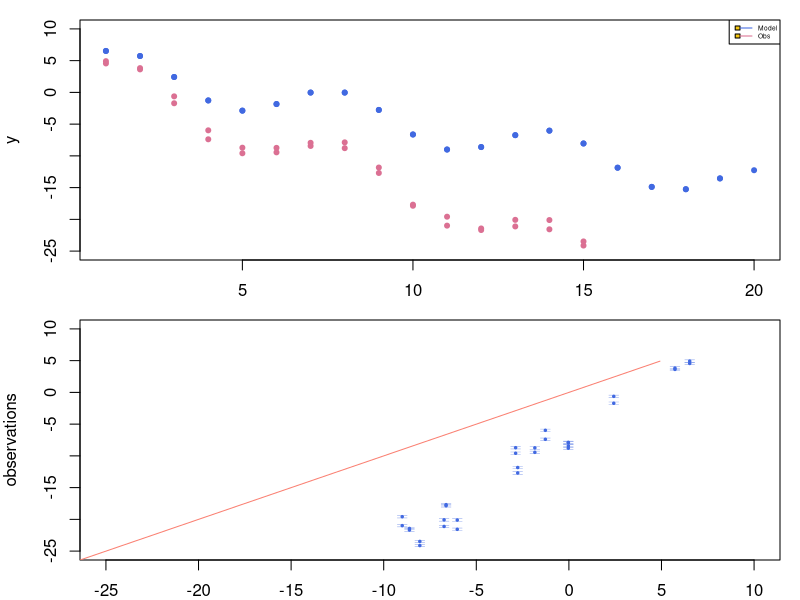
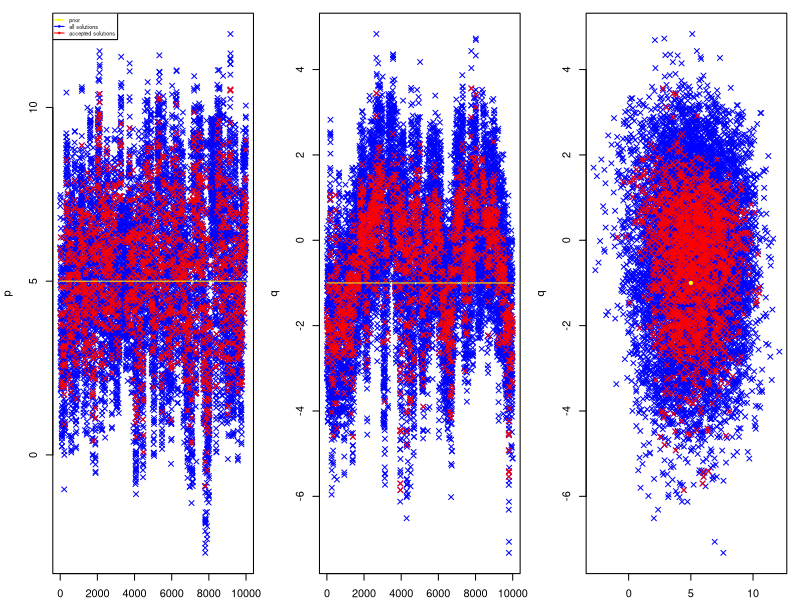
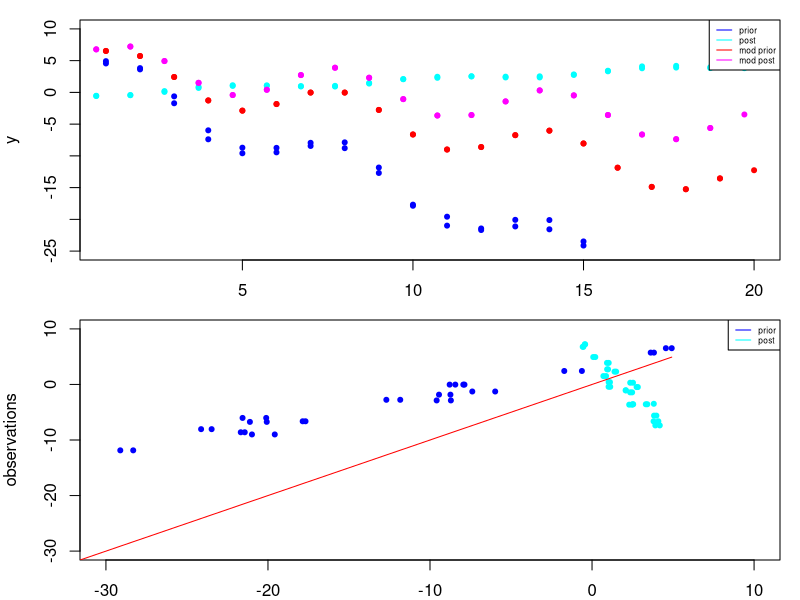
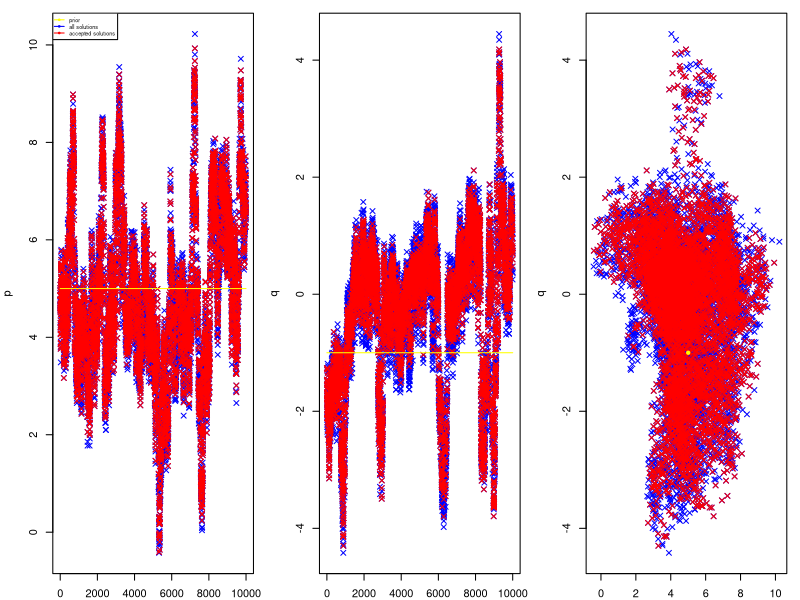
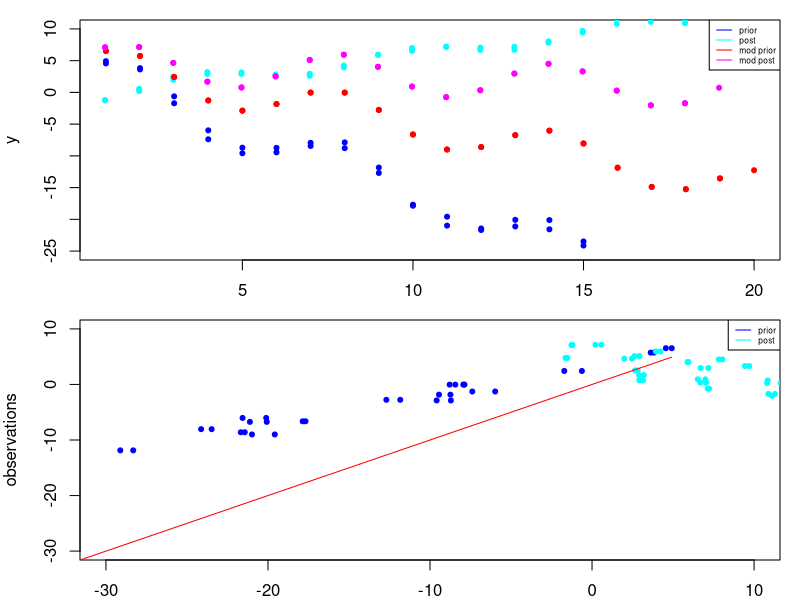
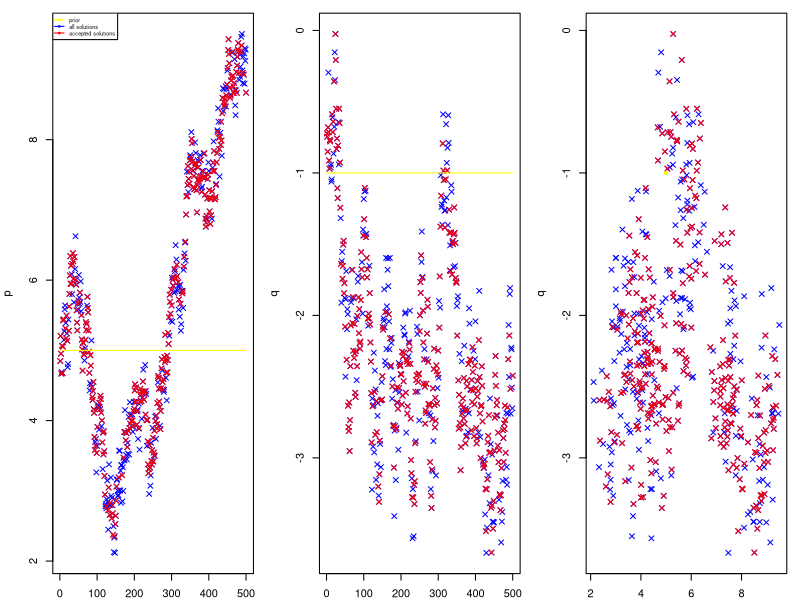
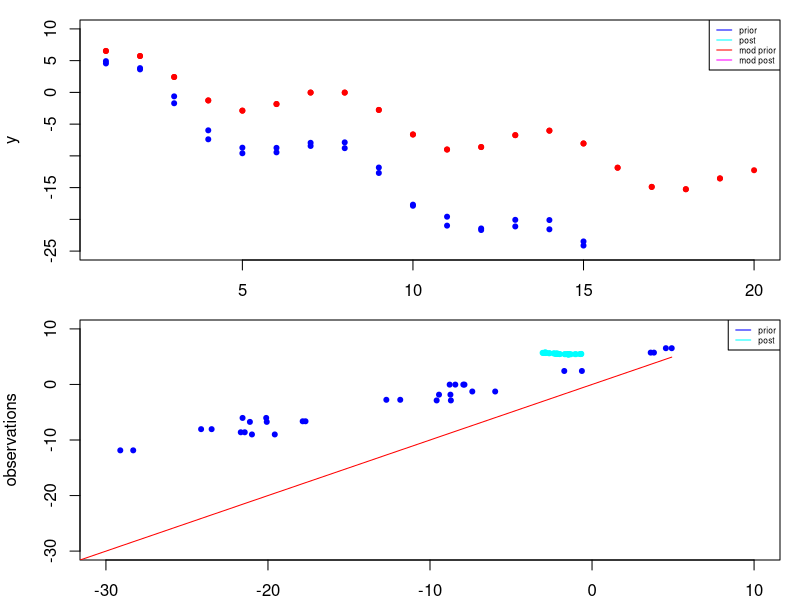
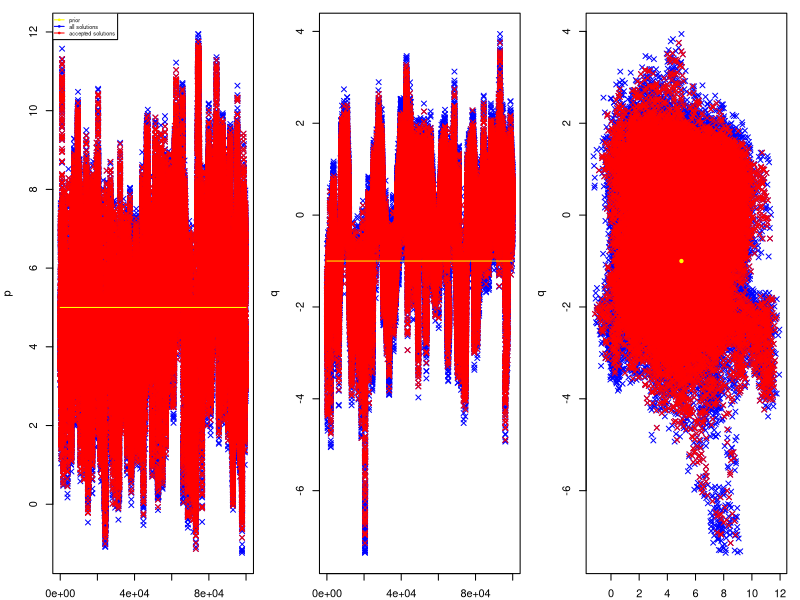

Reproduce these figures in R, in order.
## ---- chunk 1
require(lubridate)
require(tidyverse)
require(purrr)
## ---- chunk 2
x = c(1:20, 19:1)
x_err = 2
## ---- chunk 3
p = 5
p_err = 2
q = -1
q_err = 2

## ---- chunk 4
y_obs = 3 * sin(x) - 2 * x + 4 + rnorm(length(x), 0, 1)
y_obs_rerr = 0.2

## ---- chunk 5
test_model = function(x,p,q){ 
  return(3 * sin(x) + x * q + p)
}
y_mod = test_model(x,p,q)
model_rerr = 0.1

## ---- chunk 6
compare_obs_model = function(obs,obs_rerr,model){
  par(mar=c(2,4,1,1)) 
  par(mfrow=c(2,1))
  plot(x,model,ylab="y",pch=20,col="royalblue", ylim = c(-25, 10))
  points(x,obs,ylab="y",pch=20,col="palevioletred")
  legend("topright", 1, 95, legend=c("Model", "Obs"),
       col=c("royalblue", "palevioletred"), lty=1, cex=0.4)
  plot(model,obs,ylab="observations",xlab="model",pch=20,col="royalblue", xlim = c(-25,10), ylim = c(-25, 10), cex = 0.5)
  lines(obs,obs,col="salmon")
  arrows(x0=model, y0=obs-obs_rerr, x1=model, y1=obs+obs_rerr, code=3, col="royalblue", lwd=0.3, angle=90, length=0.05)
  rmse = (sum((obs-model)**2)/length(obs))**0.5
  print(paste0("RMSE: ",rmse))
}

y_mod = test_model(x,p,q)
compare_obs_model(y_obs,y_obs_rerr,y_mod)

## ---- chunk 7
n_iterations = 10000

#helpers
gaussian_prob = function(x,m=0,s=1){
  res = exp( -0.5 * ((x-m)/s)**2 )
  if (length(res)>1){ 
    res = mean(res)
  }
  return(res)
}

# create result space
result_space = function(variable){
variable_i = matrix(nrow=n_iterations,ncol=length(variable),-1)
return(variable_i)
}

# compare the post and prior value with plots
compare_post_prior = function(x,y_obs,y_mod,x_post,y_post,y_mod_post){
  par(mar=c(2,4,1,1)) 
  par(mfrow=c(2,1))
 # plot x vs y, prior and post
  plot(x,y_obs,xlab="x",ylab="y",pch=20,lty=1,col="blue",ylim=c(-25,10))
  points(x_post,y_post,pch=20,col="cyan")
  points(x,y_mod,pch=20,col="red")
  points(x_post,y_mod_post,pch=20,col="magenta")
  legend("topright", legend=c("prior","post","mod prior","mod post"),
       col=c("blue", "cyan","red", "magenta"), lty=1, cex=0.5)
  #  1:1 plot
  plot(y_obs,y_mod,ylab="observations",xlab="model",pch=20,col="blue",xlim = c(-30,10), ylim=c(-30,10))
  points(y_post,y_mod_post,pch=20,col="cyan")
  lines(y_obs,y_obs,col="red")
  legend("topright", legend=c("prior","post"),col=c("blue", "cyan"), lty=1, cex=0.5)
  # print RMSE
  rmse = (sum((y_obs-y_mod)**2)/length(y_obs))**0.5
  print(paste0("RMSE prior: ",rmse))
  rmse = (sum((y_post-y_mod_post)**2)/length(y_post))**0.5
  print(paste0("RMSE posterior: ",rmse))
}


## ---- chunk 8
# Main MCMC function
MCMC = function(
    x, x_err,
    y_obs, y_obs_rerr,
    p,p_err,
    q,q_err,
    test_model, model_rerr,
    step_length = NaN, 
    n_iterations = NaN
){
  # Set parameters of the MCMC
  step_length = step_length
  n_iterations = n_iterations

  # Starting point 
  prev_x = x
  prev_y = y_obs
  prev_p = p
  prev_q = q
  prev_y_mod = test_model(x,p,q)

  # Space for the results 
  x_i = result_space(x)
  y_est_i = result_space(y_obs)
  y_mod_i = result_space(y_obs)
  p_i = matrix(nrow=n_iterations, ncol=1, -1)
  q_i = matrix(nrow=n_iterations, ncol=1, -1)
  accepted = matrix(nrow=n_iterations, ncol=1, -1)

 # Run the MCMC
  for (n in 1:n_iterations){
    accept = 0
  
    #perturb the estimates 
    x_i[n,] = prev_x + x_err*runif(1,-1,1)*step_length
    y_est_i[n,] = prev_y + y_obs*y_obs_rerr*runif(1,-1,1)*step_length
    p_i[n] = prev_p + p_err*runif(1,-1,1)*step_length
    q_i[n] = prev_q + q_err*runif(1,-1,1)*step_length


  
    # acceptance
    current_prob_x = gaussian_prob(x_i[n,],x,x_err)
    prev_prob_x = gaussian_prob(prev_x,x,x_err)
    if (runif(1,0,1)<current_prob_x/prev_prob_x){accept= accept + 1}
    current_prob_y = gaussian_prob(y_est_i[n,],y_obs, y_obs * y_obs_rerr)
    prev_prob_y = gaussian_prob(prev_y,y_obs, prev_y * y_obs_rerr)
    if (runif(1,0,1)<current_prob_y/prev_prob_y){accept= accept + 1}
    current_prob_p = gaussian_prob(p_i[n],p,p_err)
    prev_prob_p = gaussian_prob(prev_p,p,p_err)
    if (runif(1,0,1)<current_prob_p/prev_prob_p){accept= accept + 1}
    current_prob_q = gaussian_prob(q_i[n],q,q_err)
    prev_prob_q = gaussian_prob(prev_q,q,q_err)
    if (runif(1,0,1)<current_prob_q/prev_prob_q){accept= accept + 1}

    # run the model
    if (accept==4){
      y_mod_i[n,] = test_model(x_i[n,],p_i[n], q_i[n])
      model_err = model_rerr * y_mod_i[n,]
      prev_model_err = model_rerr * prev_y_mod
      current_prob_m = gaussian_prob(y_mod_i[n,], y_est_i[n,],model_err)
      prev_prob_m = gaussian_prob(prev_y_mod, y_est_i[n,],prev_model_err)
      if (runif(1,0,1)<current_prob_m/prev_prob_m){accept= accept + 1}
    }

    # next iteration
    if (accept==5){
      accepted[n] = 1
      prev_x = x_i[n,]
      prev_y = y_est_i[n,]
      prev_p = p_i[n]
      prev_q = q_i[n]
      prev_y_mod = y_mod_i[n,]
    } else {accepted[n] = 0}
    
  }


 # Check
  print(paste0(n_iterations," iterations were run"))
  print(paste0(sum(accepted==-1)," iterations did not run correctly"))
  print(paste0(sum(accepted==1)," iterations were accepted"))
  print(paste0(sum(accepted==1)/n_iterations*100,"% of iterations were accepted"))

  # plot p and q for each iteration and 1:1 plot of p, q
  par(mfrow=c(1,3))
  plot(1:n_iterations,p_i,pch=4,col="blue",ylab="p")
  points((1:n_iterations)[accepted==1],p_i[accepted==1],pch=4,col="red")
  lines(1:n_iterations,rep(p,n_iterations),col="yellow") # Plot prior p also
  legend("topleft", legend=c("prior","all solutions","accepted solutions"),col=c("yellow", "blue", "red"), lty=1, cex=0.5, pch=20)
  plot(1:n_iterations,q_i,pch=4,col="blue",ylab="q")
  points((1:n_iterations)[accepted==1],q_i[accepted==1],pch=4,col="red")
  lines(1:n_iterations,rep(q,n_iterations),col="yellow") # Plot prior q also
  plot(p_i,q_i,pch=4,col="blue",xlab="p",ylab="q")
  points(p_i[accepted==1],q_i[accepted==1],pch=4,col="red")
  points(p,q,pch=20,col="yellow")

  p_post = c(mean(p_i[accepted==1]),sd(p_i[accepted==1]))
  print(paste0("Posterior value of p: p = ",round(p_post[1],2)," +/- ",round(p_post[2],2)))
  q_post = c(mean(q_i[accepted==1]),sd(q_i[accepted==1]))
  print(paste0("Posterior value of q: q = ",round(q_post[1],2)," +/- ",round(q_post[2],2)))
  print(paste0("p-q: Pearson correlation coefficient of  ",round(cor(p_i[accepted==1],q_i[accepted==1]),2)))


  # plot x vs y, prior and post
  x_post = apply(x_i[accepted==1,],2,mean)
  x_post_sd = apply(x_i[accepted==1,],2,sd)
  y_post = apply(y_est_i[accepted==1,],2,mean) 
  y_post_sd = apply(y_est_i[accepted==1,],2,sd)
  p_post = mean(p_i[accepted==1])
  p_post_sd = sd(p_i[accepted==1])
  q_post = mean(q_i[accepted==1])
  q_post_sd = sd(q_i[accepted==1])
  y_mod_post = test_model(x_post, p_post[1], q_post[1])

  compare_post_prior(x,y_obs,y_mod,x_post,y_post,y_mod_post)

  # Combine return values
  res = list(x_post, x_post_sd, y_post, y_post_sd, p_post, p_post_sd, q_post, q_post_sd, y_mod_post)
  return(res)
}

## ---- chunk 9
MCMC(
    x, x_err,
    y_obs, y_obs_rerr,
    p,p_err,
    q,q_err,
    test_model, model_rerr,
    step_length = 1, 
    n_iterations = 10000
)
## ---- chunk 10
MCMC(
    x, x_err,
    y_obs, y_obs_rerr,
    p,p_err,
    q,q_err,
    test_model, model_rerr,
    step_length = 0.2, 
    n_iterations = 10000
)
## ---- chunk 11
MCMC(
    x, x_err,
    y_obs, y_obs_rerr,
    p,p_err,
    q,q_err,
    test_model, model_rerr,
    step_length = 0.2, 
    n_iterations = 500
)
## ---- chunk 12
n_iterations = 100000
MCMC(
    x, x_err,
    y_obs, y_obs_rerr,
    p,p_err,
    q,q_err,
    test_model, model_rerr,
    step_length = 0.2, 
    n_iterations = 100000
)
## ---- chunk 13
p = 10
p_err = 10

MCMC(
    x, x_err,
    y_obs, y_obs_rerr,
    p,p_err,
    q,q_err,
    test_model, model_rerr,
    step_length = 0.2, 
    n_iterations = 20000
)
## ---- chunk 14
p = 5
p_err = 0.1
q = -1
q_err = 0.1

MCMC(
    x, x_err,
    y_obs, y_obs_rerr,
    p,p_err,
    q,q_err,
    test_model, model_rerr,
    step_length = 0.1, 
    n_iterations = 1000
)
